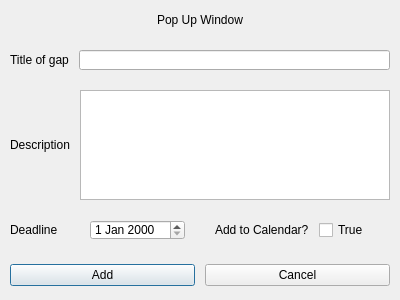
<?xml version="1.0" encoding="UTF-8"?>
<ui version="4.0">
 <class>Dialog</class>
 <widget class="QDialog" name="Dialog">
  <property name="geometry">
   <rect>
    <x>0</x>
    <y>0</y>
    <width>400</width>
    <height>300</height>
   </rect>
  </property>
  <property name="windowTitle">
   <string>Dialog</string>
  </property>
  <layout class="QVBoxLayout" name="verticalLayout">
   <property name="spacing">
    <number>0</number>
   </property>
   <property name="leftMargin">
    <number>0</number>
   </property>
   <property name="topMargin">
    <number>0</number>
   </property>
   <property name="rightMargin">
    <number>0</number>
   </property>
   <property name="bottomMargin">
    <number>0</number>
   </property>
   <item>
    <widget class="QFrame" name="frame">
     <property name="frameShape">
      <enum>QFrame::NoFrame</enum>
     </property>
     <property name="frameShadow">
      <enum>QFrame::Raised</enum>
     </property>
     <layout class="QVBoxLayout" name="verticalLayout_2">
      <property name="spacing">
       <number>0</number>
      </property>
      <property name="leftMargin">
       <number>0</number>
      </property>
      <property name="topMargin">
       <number>0</number>
      </property>
      <property name="rightMargin">
       <number>0</number>
      </property>
      <property name="bottomMargin">
       <number>0</number>
      </property>
      <item>
       <widget class="QFrame" name="frame_2">
        <property name="minimumSize">
         <size>
          <width>0</width>
          <height>40</height>
         </size>
        </property>
        <property name="maximumSize">
         <size>
          <width>16777215</width>
          <height>40</height>
         </size>
        </property>
        <property name="frameShape">
         <enum>QFrame::NoFrame</enum>
        </property>
        <property name="frameShadow">
         <enum>QFrame::Raised</enum>
        </property>
        <layout class="QVBoxLayout" name="verticalLayout_3">
         <property name="spacing">
          <number>0</number>
         </property>
         <property name="leftMargin">
          <number>10</number>
         </property>
         <property name="topMargin">
          <number>10</number>
         </property>
         <property name="rightMargin">
          <number>10</number>
         </property>
         <property name="bottomMargin">
          <number>10</number>
         </property>
         <item>
          <widget class="QLabel" name="label">
           <property name="minimumSize">
            <size>
             <width>0</width>
             <height>20</height>
            </size>
           </property>
           <property name="maximumSize">
            <size>
             <width>16777215</width>
             <height>20</height>
            </size>
           </property>
           <property name="text">
            <string>Pop Up Window</string>
           </property>
           <property name="alignment">
            <set>Qt::AlignCenter</set>
           </property>
          </widget>
         </item>
        </layout>
       </widget>
      </item>
      <item>
       <widget class="QFrame" name="frame_3">
        <property name="frameShape">
         <enum>QFrame::NoFrame</enum>
        </property>
        <property name="frameShadow">
         <enum>QFrame::Raised</enum>
        </property>
        <layout class="QVBoxLayout" name="verticalLayout_4">
         <property name="spacing">
          <number>0</number>
         </property>
         <property name="leftMargin">
          <number>0</number>
         </property>
         <property name="topMargin">
          <number>0</number>
         </property>
         <property name="rightMargin">
          <number>0</number>
         </property>
         <property name="bottomMargin">
          <number>0</number>
         </property>
         <item>
          <widget class="QFrame" name="frame_5">
           <property name="minimumSize">
            <size>
             <width>0</width>
             <height>40</height>
            </size>
           </property>
           <property name="maximumSize">
            <size>
             <width>16777215</width>
             <height>40</height>
            </size>
           </property>
           <property name="frameShape">
            <enum>QFrame::NoFrame</enum>
           </property>
           <property name="frameShadow">
            <enum>QFrame::Raised</enum>
           </property>
           <layout class="QHBoxLayout" name="horizontalLayout_2">
            <property name="spacing">
             <number>10</number>
            </property>
            <property name="leftMargin">
             <number>10</number>
            </property>
            <property name="topMargin">
             <number>10</number>
            </property>
            <property name="rightMargin">
             <number>10</number>
            </property>
            <property name="bottomMargin">
             <number>10</number>
            </property>
            <item>
             <widget class="QLabel" name="title_label">
              <property name="text">
               <string>Title of gap</string>
              </property>
             </widget>
            </item>
            <item>
             <widget class="QLineEdit" name="title"/>
            </item>
           </layout>
          </widget>
         </item>
         <item>
          <widget class="QFrame" name="frame_6">
           <property name="frameShape">
            <enum>QFrame::NoFrame</enum>
           </property>
           <property name="frameShadow">
            <enum>QFrame::Raised</enum>
           </property>
           <layout class="QHBoxLayout" name="horizontalLayout_3">
            <property name="spacing">
             <number>10</number>
            </property>
            <property name="leftMargin">
             <number>10</number>
            </property>
            <property name="topMargin">
             <number>10</number>
            </property>
            <property name="rightMargin">
             <number>10</number>
            </property>
            <property name="bottomMargin">
             <number>10</number>
            </property>
            <item>
             <widget class="QLabel" name="label_3">
              <property name="text">
               <string>Description</string>
              </property>
             </widget>
            </item>
            <item>
             <widget class="QPlainTextEdit" name="description"/>
            </item>
           </layout>
          </widget>
         </item>
         <item>
          <widget class="QFrame" name="frame_7">
           <property name="minimumSize">
            <size>
             <width>0</width>
             <height>40</height>
            </size>
           </property>
           <property name="maximumSize">
            <size>
             <width>16777215</width>
             <height>40</height>
            </size>
           </property>
           <property name="frameShape">
            <enum>QFrame::NoFrame</enum>
           </property>
           <property name="frameShadow">
            <enum>QFrame::Raised</enum>
           </property>
           <layout class="QHBoxLayout" name="horizontalLayout_4">
            <property name="spacing">
             <number>10</number>
            </property>
            <property name="leftMargin">
             <number>0</number>
            </property>
            <property name="topMargin">
             <number>0</number>
            </property>
            <property name="rightMargin">
             <number>0</number>
            </property>
            <property name="bottomMargin">
             <number>0</number>
            </property>
            <item>
             <widget class="QFrame" name="frame_8">
              <property name="frameShape">
               <enum>QFrame::NoFrame</enum>
              </property>
              <property name="frameShadow">
               <enum>QFrame::Raised</enum>
              </property>
              <layout class="QHBoxLayout" name="horizontalLayout_5">
               <property name="spacing">
                <number>10</number>
               </property>
               <property name="leftMargin">
                <number>10</number>
               </property>
               <property name="topMargin">
                <number>10</number>
               </property>
               <property name="rightMargin">
                <number>10</number>
               </property>
               <property name="bottomMargin">
                <number>10</number>
               </property>
               <item>
                <widget class="QLabel" name="label_4">
                 <property name="text">
                  <string>Deadline</string>
                 </property>
                </widget>
               </item>
               <item>
                <widget class="QDateEdit" name="deadline">
                 <property name="minimumSize">
                  <size>
                   <width>0</width>
                   <height>20</height>
                  </size>
                 </property>
                </widget>
               </item>
              </layout>
             </widget>
            </item>
            <item>
             <widget class="QFrame" name="frame_9">
              <property name="frameShape">
               <enum>QFrame::NoFrame</enum>
              </property>
              <property name="frameShadow">
               <enum>QFrame::Raised</enum>
              </property>
              <layout class="QHBoxLayout" name="horizontalLayout_6">
               <property name="spacing">
                <number>10</number>
               </property>
               <property name="leftMargin">
                <number>10</number>
               </property>
               <property name="topMargin">
                <number>10</number>
               </property>
               <property name="rightMargin">
                <number>10</number>
               </property>
               <property name="bottomMargin">
                <number>10</number>
               </property>
               <item>
                <widget class="QLabel" name="label_5">
                 <property name="text">
                  <string>Add to Calendar?</string>
                 </property>
                </widget>
               </item>
               <item>
                <widget class="QCheckBox" name="attach">
                 <property name="minimumSize">
                  <size>
                   <width>0</width>
                   <height>20</height>
                  </size>
                 </property>
                 <property name="text">
                  <string>True</string>
                 </property>
                </widget>
               </item>
              </layout>
             </widget>
            </item>
           </layout>
          </widget>
         </item>
        </layout>
       </widget>
      </item>
      <item>
       <widget class="QFrame" name="frame_4">
        <property name="minimumSize">
         <size>
          <width>0</width>
          <height>50</height>
         </size>
        </property>
        <property name="maximumSize">
         <size>
          <width>16777215</width>
          <height>50</height>
         </size>
        </property>
        <property name="frameShape">
         <enum>QFrame::NoFrame</enum>
        </property>
        <property name="frameShadow">
         <enum>QFrame::Raised</enum>
        </property>
        <layout class="QHBoxLayout" name="horizontalLayout">
         <property name="spacing">
          <number>10</number>
         </property>
         <property name="leftMargin">
          <number>10</number>
         </property>
         <property name="topMargin">
          <number>10</number>
         </property>
         <property name="rightMargin">
          <number>10</number>
         </property>
         <property name="bottomMargin">
          <number>10</number>
         </property>
         <item>
          <widget class="QPushButton" name="add_btn">
           <property name="text">
            <string>Add</string>
           </property>
          </widget>
         </item>
         <item>
          <widget class="QPushButton" name="cancel_btn">
           <property name="text">
            <string>Cancel</string>
           </property>
          </widget>
         </item>
        </layout>
       </widget>
      </item>
     </layout>
    </widget>
   </item>
  </layout>
 </widget>
 <resources/>
 <connections/>
</ui>
